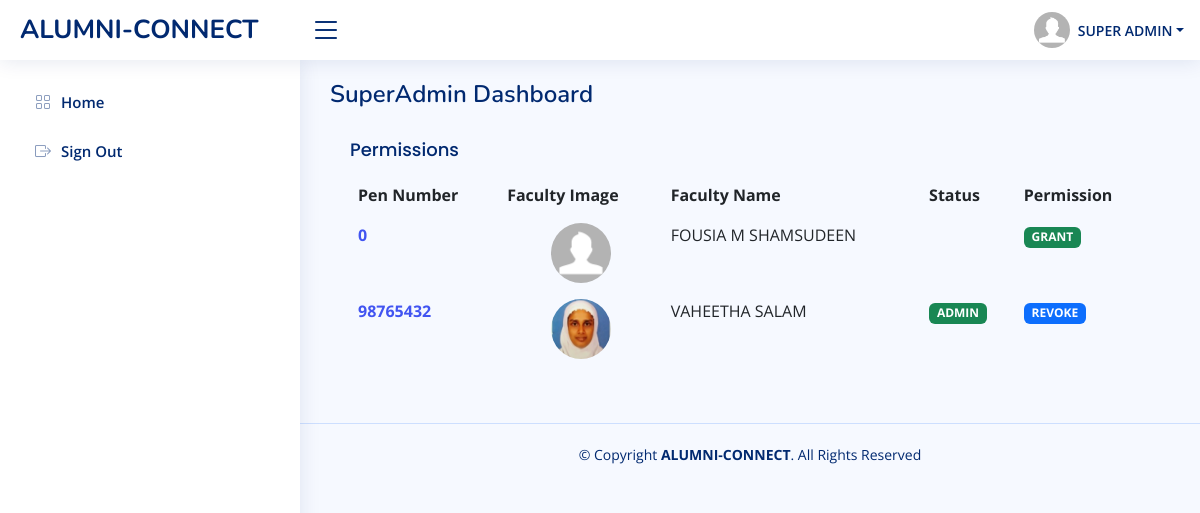
Screenshot of /alumnis/superAdmin (signed in) with the database file from the repository.
### alumnis/models.py (models this page shows)
class Faculty(models.Model):
  fname = models.CharField(max_length=255,default="")
  lname = models.CharField(max_length=255,default="")
  email = models.CharField(max_length=255)
  mobile = models.IntegerField(default=0)
  password = models.CharField(max_length=255)
  access = models.IntegerField(default=0)
  proPic = models.ImageField(upload_to='FacultyProPic/',default="")
  penNumber = models.IntegerField(default=0)

### alumnis/views.py (the view)
# urls.py: path('superAdmin', views.superAdmin, name='superAdmin'),
def superAdmin(request):
  if 'email' in request.session:
    mydata = Faculty.objects.all()
    template = loader.get_template('superAdminView.html')
    context = {
      'faculty': mydata,
    }
    return HttpResponse(template.render(context, request))
  else:
    return redirect('index')

### alumnis/templates/superAdminView.html (shortened to what this page needs)
<!DOCTYPE html>
<html lang="en">
<head>
    {% load static %}
  <link href="{% static 'assets2/vendor/bootstrap/css/bootstrap.min.css' %}" rel="stylesheet">
  <link href="{% static 'assets2/vendor/bootstrap-icons/bootstrap-icons.css' %}" rel="stylesheet">
  <link href="{% static 'assets2/vendor/boxicons/css/boxicons.min.css' %}" rel="stylesheet">
  <link href="{% static 'assets2/vendor/quill/quill.snow.css' %}" rel="stylesheet">
  <link href="{% static 'assets2/vendor/quill/quill.bubble.css' %}" rel="stylesheet">
  <link href="{% static 'assets2/vendor/remixicon/remixicon.css' %}" rel="stylesheet">
  <link href="{% static 'assets2/vendor/simple-datatables/style.css' %}" rel="stylesheet">
  <link href="{% static 'assets2/css/style.css' %}" rel="stylesheet">
</head>
<body>
{% load static %}
<header id="header" class="header fixed-top d-flex align-items-center">
    <div class="d-flex align-items-center justify-content-between">
      <a href="../" class="logo d-flex align-items-center">
        <span class="d-none d-lg-block">ALUMNI-CONNECT</span>
      </a>
      <i class="bi bi-list toggle-sidebar-btn"></i>
    </div>
    <nav class="header-nav ms-auto">
      <ul class="d-flex align-items-center">
        <li class="nav-item dropdown pe-3">
          <a class="nav-link nav-profile d-flex align-items-center pe-0" href="#" data-bs-toggle="dropdown">
            <img src="{% static 'assets2/img/profile-img.jpg' %}" alt="Profile" class="rounded-circle">
            <span class="d-none d-md-block dropdown-toggle ps-2">SUPER ADMIN</span>
          </a>
        </li>
      </ul>
    </nav>
  </header>
  {% load static %}
  <aside id="sidebar" class="sidebar">
      <ul class="sidebar-nav" id="sidebar-nav">
        <li class="nav-item">
          <a class="nav-link collapsed" href="../FacultyView">
            <i class="bi bi-grid"></i>
            <span>Home</span>
          </a>
        </li>
        <li class="nav-item">
          <a class="nav-link collapsed" data-bs-toggle="modal" data-bs-target="#signout">
            <i class="bi bi-box-arrow-right"></i>
            <span>Sign Out</span>
          </a>
        </li>
      </ul>
    </aside>
  <main id="main" class="main">
    <div class="pagetitle">
      <h1>SuperAdmin Dashboard</h1>
    </div>
    <section class="">
      <div class="row">
        <div class="col-12">
          <div class="card-body">
            <h5 class="card-title">Permissions</h5>
            <table class="table table-borderless datatable">
              <thead>
                <tr>
                  <th scope="col">Pen Number</th>
                  <th scope="col">Faculty Image</th>
                  <th scope="col">Faculty Name</th>
                  <th scope="col">Status</th>
                  <th scope="col">Permission</th>
                </tr>
              </thead>
              <tbody>
                {% for i in faculty %}
                <tr>
                  <th scope="row"><a href="#">{{ i.penNumber }}</a></th>
                  <td style="text-align:center;">
                  {% if i.proPic %}
                  <img height="60" src="{% static 'media/' %}{{ i.proPic }}" alt="Profile" class="rounded-circle">
                  {% else %}
                  <img height="60" src="{% static 'assets2/img/profile-img.jpg' %}" alt="Profile" class="rounded-circle">
                  {% endif %}
                  </td>
                  <td>{{ i.fname|upper }} {{ i.lname|upper }}</td>
                  {% if i.access %}
                    <td><span class="badge bg-success"><font color="white"> ADMIN</font> </span></td>
                    <td><span class="badge bg-primary"> <a style="color:white;" href="revokeAccess/{{ i.id }}">REVOKE</a> </span></td>
                  {% else %}
                    <td></td>
                    <td><span class="badge bg-success"> <a style="color:white;" href="grantAccess/{{ i.id }}">GRANT</a> </span></td>
                  {% endif %}
                </tr>
                {% endfor %}
              </tbody>
            </table>
          </div>
        </div>
      </div>
    </section>
  </main>
  <footer id="footer" class="footer">
    <div class="copyright">
      &copy; Copyright <strong><span>ALUMNI-CONNECT</span></strong>. All Rights Reserved
    </div>
  </footer>
</body>
</html>

### alumnis/static/assets2/css/style.css (style rules this page uses)
:root { scroll-behavior: smooth; }
body { font-family: "Open Sans", sans-serif; background: #f6f9ff; color: #444444; }
a { color: #4154f1; text-decoration: none; }
h1, h2, h3, h4, h5, h6 { font-family: "Nunito", sans-serif; }
#main { margin-top: 60px; padding: 20px 30px; transition: all 0.3s; }
.pagetitle { margin-bottom: 10px; }
.pagetitle h1 { font-size: 24px; margin-bottom: 0; font-weight: 600; color: #012970; }
.card-title { padding: 20px 0 15px 0; font-size: 18px; font-weight: 500; color: #012970; font-family: "Poppins", sans-serif; }
.card-body { padding: 0 20px 20px 20px; }
.logo { line-height: 1; }
@media (min-width: 1200px) { .logo { width: 280px; } }
.logo span { font-size: 26px; font-weight: 700; color: #012970; font-family: "Nunito", sans-serif; }
.header { transition: all 0.5s; z-index: 997; height: 60px; box-shadow: 0px 2px 20px rgba(1, 41, 112, 0.1); background-color: #fff; padding-left: 20px; }
.header .toggle-sidebar-btn { font-size: 32px; padding-left: 10px; cursor: pointer; color: #012970; }
.header-nav ul { list-style: none; }
.header-nav>ul { margin: 0; padding: 0; }
.header-nav .nav-profile { color: #012970; }
.header-nav .nav-profile img { max-height: 36px; }
.header-nav .nav-profile span { font-size: 14px; font-weight: 600; }
.sidebar { position: fixed; top: 60px; left: 0; bottom: 0; width: 300px; z-index: 996; transition: all 0.3s; padding: 20px; overflow-y: auto; scrollbar-width: thin; scrollbar-color: #aab7cf transparent; box-shadow: 0px 0px 20px rgba(1, 41, 112, 0.1); background-color: #fff; }
@media (min-width: 1200px) { #main, #footer { margin-left: 300px; } }
.sidebar-nav { padding: 0; margin: 0; list-style: none; }
.sidebar-nav li { padding: 0; margin: 0; list-style: none; }
.sidebar-nav .nav-item { margin-bottom: 5px; }
.sidebar-nav .nav-link { display: flex; align-items: center; font-size: 15px; font-weight: 600; color: #4154f1; transition: 0.3; background: #f6f9ff; padding: 10px 15px; border-radius: 4px; }
.sidebar-nav .nav-link i { font-size: 16px; margin-right: 10px; color: #4154f1; }
.sidebar-nav .nav-link.collapsed { color: #012970; background: #fff; }
.sidebar-nav .nav-link.collapsed i { color: #899bbd; }
.footer { padding: 20px 0; font-size: 14px; transition: all 0.3s; border-top: 1px solid #cddfff; }
.footer .copyright { text-align: center; color: #012970; }

### rows the page displays
Faculty: penNumber "0", fname "FOUSIA", lname "M SHAMSUDEEN"
Faculty: penNumber "98765432", proPic (picture), fname "VAHEETHA", lname "SALAM"
